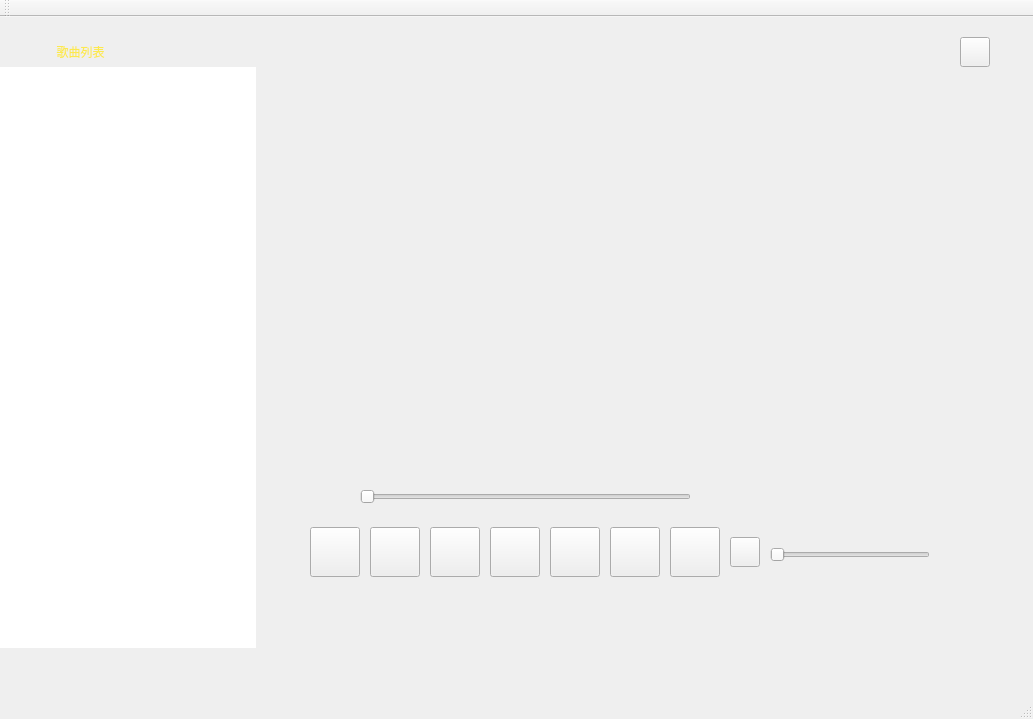
<?xml version="1.0" encoding="UTF-8"?>
<ui version="4.0">
 <class>MainWindow</class>
 <widget class="QMainWindow" name="MainWindow">
  <property name="geometry">
   <rect>
    <x>0</x>
    <y>0</y>
    <width>1033</width>
    <height>719</height>
   </rect>
  </property>
  <property name="sizeIncrement">
   <size>
    <width>800</width>
    <height>600</height>
   </size>
  </property>
  <property name="baseSize">
   <size>
    <width>800</width>
    <height>600</height>
   </size>
  </property>
  <property name="palette">
   <palette>
    <active>
     <colorrole role="Text">
      <brush brushstyle="SolidPattern">
       <color alpha="255">
        <red>239</red>
        <green>41</green>
        <blue>41</blue>
       </color>
      </brush>
     </colorrole>
    </active>
    <inactive>
     <colorrole role="Text">
      <brush brushstyle="SolidPattern">
       <color alpha="255">
        <red>239</red>
        <green>41</green>
        <blue>41</blue>
       </color>
      </brush>
     </colorrole>
    </inactive>
    <disabled>
     <colorrole role="Text">
      <brush brushstyle="SolidPattern">
       <color alpha="255">
        <red>190</red>
        <green>190</green>
        <blue>190</blue>
       </color>
      </brush>
     </colorrole>
    </disabled>
   </palette>
  </property>
  <property name="windowTitle">
   <string>MainWindow</string>
  </property>
  <widget class="QWidget" name="centralWidget">
   <widget class="QListWidget" name="listWidget">
    <property name="geometry">
     <rect>
      <x>0</x>
      <y>50</y>
      <width>256</width>
      <height>581</height>
     </rect>
    </property>
    <property name="sizeIncrement">
     <size>
      <width>200</width>
      <height>600</height>
     </size>
    </property>
    <property name="baseSize">
     <size>
      <width>200</width>
      <height>800</height>
     </size>
    </property>
    <property name="palette">
     <palette>
      <active>
       <colorrole role="Text">
        <brush brushstyle="SolidPattern">
         <color alpha="255">
          <red>252</red>
          <green>233</green>
          <blue>79</blue>
         </color>
        </brush>
       </colorrole>
      </active>
      <inactive>
       <colorrole role="Text">
        <brush brushstyle="SolidPattern">
         <color alpha="255">
          <red>252</red>
          <green>233</green>
          <blue>79</blue>
         </color>
        </brush>
       </colorrole>
      </inactive>
      <disabled>
       <colorrole role="Text">
        <brush brushstyle="SolidPattern">
         <color alpha="255">
          <red>190</red>
          <green>190</green>
          <blue>190</blue>
         </color>
        </brush>
       </colorrole>
      </disabled>
     </palette>
    </property>
    <property name="frameShape">
     <enum>QFrame::NoFrame</enum>
    </property>
   </widget>
   <widget class="QPushButton" name="pushButton_pause">
    <property name="geometry">
     <rect>
      <x>490</x>
      <y>510</y>
      <width>50</width>
      <height>50</height>
     </rect>
    </property>
    <property name="text">
     <string/>
    </property>
   </widget>
   <widget class="QPushButton" name="pushButton_pre">
    <property name="geometry">
     <rect>
      <x>430</x>
      <y>510</y>
      <width>50</width>
      <height>50</height>
     </rect>
    </property>
    <property name="text">
     <string/>
    </property>
    <property name="icon">
     <iconset resource="rec.qrc">
      <normaloff>:/Mplayer照片/back.png</normaloff>:/Mplayer照片/back.png</iconset>
    </property>
    <property name="iconSize">
     <size>
      <width>50</width>
      <height>50</height>
     </size>
    </property>
   </widget>
   <widget class="QPushButton" name="pushButton_next">
    <property name="geometry">
     <rect>
      <x>550</x>
      <y>510</y>
      <width>50</width>
      <height>50</height>
     </rect>
    </property>
    <property name="text">
     <string/>
    </property>
    <property name="icon">
     <iconset resource="rec.qrc">
      <normaloff>:/Mplayer照片/front.png</normaloff>:/Mplayer照片/front.png</iconset>
    </property>
    <property name="iconSize">
     <size>
      <width>50</width>
      <height>50</height>
     </size>
    </property>
   </widget>
   <widget class="QPushButton" name="pushButton_mute">
    <property name="geometry">
     <rect>
      <x>730</x>
      <y>520</y>
      <width>30</width>
      <height>30</height>
     </rect>
    </property>
    <property name="text">
     <string/>
    </property>
   </widget>
   <widget class="QSlider" name="time">
    <property name="geometry">
     <rect>
      <x>360</x>
      <y>470</y>
      <width>331</width>
      <height>20</height>
     </rect>
    </property>
    <property name="cursor">
     <cursorShape>OpenHandCursor</cursorShape>
    </property>
    <property name="orientation">
     <enum>Qt::Horizontal</enum>
    </property>
   </widget>
   <widget class="QLabel" name="label_fulltime">
    <property name="geometry">
     <rect>
      <x>740</x>
      <y>470</y>
      <width>67</width>
      <height>17</height>
     </rect>
    </property>
    <property name="palette">
     <palette>
      <active>
       <colorrole role="WindowText">
        <brush brushstyle="SolidPattern">
         <color alpha="255">
          <red>255</red>
          <green>255</green>
          <blue>255</blue>
         </color>
        </brush>
       </colorrole>
       <colorrole role="Button">
        <brush brushstyle="SolidPattern">
         <color alpha="255">
          <red>239</red>
          <green>41</green>
          <blue>41</blue>
         </color>
        </brush>
       </colorrole>
       <colorrole role="Light">
        <brush brushstyle="SolidPattern">
         <color alpha="255">
          <red>255</red>
          <green>147</green>
          <blue>147</blue>
         </color>
        </brush>
       </colorrole>
       <colorrole role="Midlight">
        <brush brushstyle="SolidPattern">
         <color alpha="255">
          <red>247</red>
          <green>94</green>
          <blue>94</blue>
         </color>
        </brush>
       </colorrole>
       <colorrole role="Dark">
        <brush brushstyle="SolidPattern">
         <color alpha="255">
          <red>119</red>
          <green>20</green>
          <blue>20</blue>
         </color>
        </brush>
       </colorrole>
       <colorrole role="Mid">
        <brush brushstyle="SolidPattern">
         <color alpha="255">
          <red>159</red>
          <green>27</green>
          <blue>27</blue>
         </color>
        </brush>
       </colorrole>
       <colorrole role="Text">
        <brush brushstyle="SolidPattern">
         <color alpha="255">
          <red>0</red>
          <green>0</green>
          <blue>0</blue>
         </color>
        </brush>
       </colorrole>
       <colorrole role="BrightText">
        <brush brushstyle="SolidPattern">
         <color alpha="255">
          <red>255</red>
          <green>255</green>
          <blue>255</blue>
         </color>
        </brush>
       </colorrole>
       <colorrole role="ButtonText">
        <brush brushstyle="SolidPattern">
         <color alpha="255">
          <red>0</red>
          <green>0</green>
          <blue>0</blue>
         </color>
        </brush>
       </colorrole>
       <colorrole role="Base">
        <brush brushstyle="SolidPattern">
         <color alpha="255">
          <red>255</red>
          <green>255</green>
          <blue>255</blue>
         </color>
        </brush>
       </colorrole>
       <colorrole role="Window">
        <brush brushstyle="SolidPattern">
         <color alpha="255">
          <red>239</red>
          <green>41</green>
          <blue>41</blue>
         </color>
        </brush>
       </colorrole>
       <colorrole role="Shadow">
        <brush brushstyle="SolidPattern">
         <color alpha="255">
          <red>0</red>
          <green>0</green>
          <blue>0</blue>
         </color>
        </brush>
       </colorrole>
       <colorrole role="AlternateBase">
        <brush brushstyle="SolidPattern">
         <color alpha="255">
          <red>247</red>
          <green>148</green>
          <blue>148</blue>
         </color>
        </brush>
       </colorrole>
       <colorrole role="ToolTipBase">
        <brush brushstyle="SolidPattern">
         <color alpha="255">
          <red>255</red>
          <green>255</green>
          <blue>220</blue>
         </color>
        </brush>
       </colorrole>
       <colorrole role="ToolTipText">
        <brush brushstyle="SolidPattern">
         <color alpha="255">
          <red>0</red>
          <green>0</green>
          <blue>0</blue>
         </color>
        </brush>
       </colorrole>
      </active>
      <inactive>
       <colorrole role="WindowText">
        <brush brushstyle="SolidPattern">
         <color alpha="255">
          <red>255</red>
          <green>255</green>
          <blue>255</blue>
         </color>
        </brush>
       </colorrole>
       <colorrole role="Button">
        <brush brushstyle="SolidPattern">
         <color alpha="255">
          <red>239</red>
          <green>41</green>
          <blue>41</blue>
         </color>
        </brush>
       </colorrole>
       <colorrole role="Light">
        <brush brushstyle="SolidPattern">
         <color alpha="255">
          <red>255</red>
          <green>147</green>
          <blue>147</blue>
         </color>
        </brush>
       </colorrole>
       <colorrole role="Midlight">
        <brush brushstyle="SolidPattern">
         <color alpha="255">
          <red>247</red>
          <green>94</green>
          <blue>94</blue>
         </color>
        </brush>
       </colorrole>
       <colorrole role="Dark">
        <brush brushstyle="SolidPattern">
         <color alpha="255">
          <red>119</red>
          <green>20</green>
          <blue>20</blue>
         </color>
        </brush>
       </colorrole>
       <colorrole role="Mid">
        <brush brushstyle="SolidPattern">
         <color alpha="255">
          <red>159</red>
          <green>27</green>
          <blue>27</blue>
         </color>
        </brush>
       </colorrole>
       <colorrole role="Text">
        <brush brushstyle="SolidPattern">
         <color alpha="255">
          <red>0</red>
          <green>0</green>
          <blue>0</blue>
         </color>
        </brush>
       </colorrole>
       <colorrole role="BrightText">
        <brush brushstyle="SolidPattern">
         <color alpha="255">
          <red>255</red>
          <green>255</green>
          <blue>255</blue>
         </color>
        </brush>
       </colorrole>
       <colorrole role="ButtonText">
        <brush brushstyle="SolidPattern">
         <color alpha="255">
          <red>0</red>
          <green>0</green>
          <blue>0</blue>
         </color>
        </brush>
       </colorrole>
       <colorrole role="Base">
        <brush brushstyle="SolidPattern">
         <color alpha="255">
          <red>255</red>
          <green>255</green>
          <blue>255</blue>
         </color>
        </brush>
       </colorrole>
       <colorrole role="Window">
        <brush brushstyle="SolidPattern">
         <color alpha="255">
          <red>239</red>
          <green>41</green>
          <blue>41</blue>
         </color>
        </brush>
       </colorrole>
       <colorrole role="Shadow">
        <brush brushstyle="SolidPattern">
         <color alpha="255">
          <red>0</red>
          <green>0</green>
          <blue>0</blue>
         </color>
        </brush>
       </colorrole>
       <colorrole role="AlternateBase">
        <brush brushstyle="SolidPattern">
         <color alpha="255">
          <red>247</red>
          <green>148</green>
          <blue>148</blue>
         </color>
        </brush>
       </colorrole>
       <colorrole role="ToolTipBase">
        <brush brushstyle="SolidPattern">
         <color alpha="255">
          <red>255</red>
          <green>255</green>
          <blue>220</blue>
         </color>
        </brush>
       </colorrole>
       <colorrole role="ToolTipText">
        <brush brushstyle="SolidPattern">
         <color alpha="255">
          <red>0</red>
          <green>0</green>
          <blue>0</blue>
         </color>
        </brush>
       </colorrole>
      </inactive>
      <disabled>
       <colorrole role="WindowText">
        <brush brushstyle="SolidPattern">
         <color alpha="255">
          <red>119</red>
          <green>20</green>
          <blue>20</blue>
         </color>
        </brush>
       </colorrole>
       <colorrole role="Button">
        <brush brushstyle="SolidPattern">
         <color alpha="255">
          <red>239</red>
          <green>41</green>
          <blue>41</blue>
         </color>
        </brush>
       </colorrole>
       <colorrole role="Light">
        <brush brushstyle="SolidPattern">
         <color alpha="255">
          <red>255</red>
          <green>147</green>
          <blue>147</blue>
         </color>
        </brush>
       </colorrole>
       <colorrole role="Midlight">
        <brush brushstyle="SolidPattern">
         <color alpha="255">
          <red>247</red>
          <green>94</green>
          <blue>94</blue>
         </color>
        </brush>
       </colorrole>
       <colorrole role="Dark">
        <brush brushstyle="SolidPattern">
         <color alpha="255">
          <red>119</red>
          <green>20</green>
          <blue>20</blue>
         </color>
        </brush>
       </colorrole>
       <colorrole role="Mid">
        <brush brushstyle="SolidPattern">
         <color alpha="255">
          <red>159</red>
          <green>27</green>
          <blue>27</blue>
         </color>
        </brush>
       </colorrole>
       <colorrole role="Text">
        <brush brushstyle="SolidPattern">
         <color alpha="255">
          <red>119</red>
          <green>20</green>
          <blue>20</blue>
         </color>
        </brush>
       </colorrole>
       <colorrole role="BrightText">
        <brush brushstyle="SolidPattern">
         <color alpha="255">
          <red>255</red>
          <green>255</green>
          <blue>255</blue>
         </color>
        </brush>
       </colorrole>
       <colorrole role="ButtonText">
        <brush brushstyle="SolidPattern">
         <color alpha="255">
          <red>119</red>
          <green>20</green>
          <blue>20</blue>
         </color>
        </brush>
       </colorrole>
       <colorrole role="Base">
        <brush brushstyle="SolidPattern">
         <color alpha="255">
          <red>239</red>
          <green>41</green>
          <blue>41</blue>
         </color>
        </brush>
       </colorrole>
       <colorrole role="Window">
        <brush brushstyle="SolidPattern">
         <color alpha="255">
          <red>239</red>
          <green>41</green>
          <blue>41</blue>
         </color>
        </brush>
       </colorrole>
       <colorrole role="Shadow">
        <brush brushstyle="SolidPattern">
         <color alpha="255">
          <red>0</red>
          <green>0</green>
          <blue>0</blue>
         </color>
        </brush>
       </colorrole>
       <colorrole role="AlternateBase">
        <brush brushstyle="SolidPattern">
         <color alpha="255">
          <red>239</red>
          <green>41</green>
          <blue>41</blue>
         </color>
        </brush>
       </colorrole>
       <colorrole role="ToolTipBase">
        <brush brushstyle="SolidPattern">
         <color alpha="255">
          <red>255</red>
          <green>255</green>
          <blue>220</blue>
         </color>
        </brush>
       </colorrole>
       <colorrole role="ToolTipText">
        <brush brushstyle="SolidPattern">
         <color alpha="255">
          <red>0</red>
          <green>0</green>
          <blue>0</blue>
         </color>
        </brush>
       </colorrole>
      </disabled>
     </palette>
    </property>
    <property name="text">
     <string/>
    </property>
   </widget>
   <widget class="QLabel" name="label_currenttime">
    <property name="geometry">
     <rect>
      <x>310</x>
      <y>470</y>
      <width>67</width>
      <height>17</height>
     </rect>
    </property>
    <property name="palette">
     <palette>
      <active>
       <colorrole role="WindowText">
        <brush brushstyle="SolidPattern">
         <color alpha="255">
          <red>255</red>
          <green>255</green>
          <blue>255</blue>
         </color>
        </brush>
       </colorrole>
       <colorrole role="Button">
        <brush brushstyle="SolidPattern">
         <color alpha="255">
          <red>204</red>
          <green>0</green>
          <blue>0</blue>
         </color>
        </brush>
       </colorrole>
       <colorrole role="Light">
        <brush brushstyle="SolidPattern">
         <color alpha="255">
          <red>255</red>
          <green>51</green>
          <blue>51</blue>
         </color>
        </brush>
       </colorrole>
       <colorrole role="Midlight">
        <brush brushstyle="SolidPattern">
         <color alpha="255">
          <red>229</red>
          <green>25</green>
          <blue>25</blue>
         </color>
        </brush>
       </colorrole>
       <colorrole role="Dark">
        <brush brushstyle="SolidPattern">
         <color alpha="255">
          <red>102</red>
          <green>0</green>
          <blue>0</blue>
         </color>
        </brush>
       </colorrole>
       <colorrole role="Mid">
        <brush brushstyle="SolidPattern">
         <color alpha="255">
          <red>136</red>
          <green>0</green>
          <blue>0</blue>
         </color>
        </brush>
       </colorrole>
       <colorrole role="Text">
        <brush brushstyle="SolidPattern">
         <color alpha="255">
          <red>239</red>
          <green>41</green>
          <blue>41</blue>
         </color>
        </brush>
       </colorrole>
       <colorrole role="BrightText">
        <brush brushstyle="SolidPattern">
         <color alpha="255">
          <red>255</red>
          <green>255</green>
          <blue>255</blue>
         </color>
        </brush>
       </colorrole>
       <colorrole role="ButtonText">
        <brush brushstyle="SolidPattern">
         <color alpha="255">
          <red>0</red>
          <green>0</green>
          <blue>0</blue>
         </color>
        </brush>
       </colorrole>
       <colorrole role="Base">
        <brush brushstyle="SolidPattern">
         <color alpha="255">
          <red>255</red>
          <green>255</green>
          <blue>255</blue>
         </color>
        </brush>
       </colorrole>
       <colorrole role="Window">
        <brush brushstyle="SolidPattern">
         <color alpha="255">
          <red>204</red>
          <green>0</green>
          <blue>0</blue>
         </color>
        </brush>
       </colorrole>
       <colorrole role="Shadow">
        <brush brushstyle="SolidPattern">
         <color alpha="255">
          <red>0</red>
          <green>0</green>
          <blue>0</blue>
         </color>
        </brush>
       </colorrole>
       <colorrole role="AlternateBase">
        <brush brushstyle="SolidPattern">
         <color alpha="255">
          <red>229</red>
          <green>127</green>
          <blue>127</blue>
         </color>
        </brush>
       </colorrole>
       <colorrole role="ToolTipBase">
        <brush brushstyle="SolidPattern">
         <color alpha="255">
          <red>255</red>
          <green>255</green>
          <blue>220</blue>
         </color>
        </brush>
       </colorrole>
       <colorrole role="ToolTipText">
        <brush brushstyle="SolidPattern">
         <color alpha="255">
          <red>0</red>
          <green>0</green>
          <blue>0</blue>
         </color>
        </brush>
       </colorrole>
      </active>
      <inactive>
       <colorrole role="WindowText">
        <brush brushstyle="SolidPattern">
         <color alpha="255">
          <red>255</red>
          <green>255</green>
          <blue>255</blue>
         </color>
        </brush>
       </colorrole>
       <colorrole role="Button">
        <brush brushstyle="SolidPattern">
         <color alpha="255">
          <red>204</red>
          <green>0</green>
          <blue>0</blue>
         </color>
        </brush>
       </colorrole>
       <colorrole role="Light">
        <brush brushstyle="SolidPattern">
         <color alpha="255">
          <red>255</red>
          <green>51</green>
          <blue>51</blue>
         </color>
        </brush>
       </colorrole>
       <colorrole role="Midlight">
        <brush brushstyle="SolidPattern">
         <color alpha="255">
          <red>229</red>
          <green>25</green>
          <blue>25</blue>
         </color>
        </brush>
       </colorrole>
       <colorrole role="Dark">
        <brush brushstyle="SolidPattern">
         <color alpha="255">
          <red>102</red>
          <green>0</green>
          <blue>0</blue>
         </color>
        </brush>
       </colorrole>
       <colorrole role="Mid">
        <brush brushstyle="SolidPattern">
         <color alpha="255">
          <red>136</red>
          <green>0</green>
          <blue>0</blue>
         </color>
        </brush>
       </colorrole>
       <colorrole role="Text">
        <brush brushstyle="SolidPattern">
         <color alpha="255">
          <red>239</red>
          <green>41</green>
          <blue>41</blue>
         </color>
        </brush>
       </colorrole>
       <colorrole role="BrightText">
        <brush brushstyle="SolidPattern">
         <color alpha="255">
          <red>255</red>
          <green>255</green>
          <blue>255</blue>
         </color>
        </brush>
       </colorrole>
       <colorrole role="ButtonText">
        <brush brushstyle="SolidPattern">
         <color alpha="255">
          <red>0</red>
          <green>0</green>
          <blue>0</blue>
         </color>
        </brush>
       </colorrole>
       <colorrole role="Base">
        <brush brushstyle="SolidPattern">
         <color alpha="255">
          <red>255</red>
          <green>255</green>
          <blue>255</blue>
         </color>
        </brush>
       </colorrole>
       <colorrole role="Window">
        <brush brushstyle="SolidPattern">
         <color alpha="255">
          <red>204</red>
          <green>0</green>
          <blue>0</blue>
         </color>
        </brush>
       </colorrole>
       <colorrole role="Shadow">
        <brush brushstyle="SolidPattern">
         <color alpha="255">
          <red>0</red>
          <green>0</green>
          <blue>0</blue>
         </color>
        </brush>
       </colorrole>
       <colorrole role="AlternateBase">
        <brush brushstyle="SolidPattern">
         <color alpha="255">
          <red>229</red>
          <green>127</green>
          <blue>127</blue>
         </color>
        </brush>
       </colorrole>
       <colorrole role="ToolTipBase">
        <brush brushstyle="SolidPattern">
         <color alpha="255">
          <red>255</red>
          <green>255</green>
          <blue>220</blue>
         </color>
        </brush>
       </colorrole>
       <colorrole role="ToolTipText">
        <brush brushstyle="SolidPattern">
         <color alpha="255">
          <red>0</red>
          <green>0</green>
          <blue>0</blue>
         </color>
        </brush>
       </colorrole>
      </inactive>
      <disabled>
       <colorrole role="WindowText">
        <brush brushstyle="SolidPattern">
         <color alpha="255">
          <red>102</red>
          <green>0</green>
          <blue>0</blue>
         </color>
        </brush>
       </colorrole>
       <colorrole role="Button">
        <brush brushstyle="SolidPattern">
         <color alpha="255">
          <red>204</red>
          <green>0</green>
          <blue>0</blue>
         </color>
        </brush>
       </colorrole>
       <colorrole role="Light">
        <brush brushstyle="SolidPattern">
         <color alpha="255">
          <red>255</red>
          <green>51</green>
          <blue>51</blue>
         </color>
        </brush>
       </colorrole>
       <colorrole role="Midlight">
        <brush brushstyle="SolidPattern">
         <color alpha="255">
          <red>229</red>
          <green>25</green>
          <blue>25</blue>
         </color>
        </brush>
       </colorrole>
       <colorrole role="Dark">
        <brush brushstyle="SolidPattern">
         <color alpha="255">
          <red>102</red>
          <green>0</green>
          <blue>0</blue>
         </color>
        </brush>
       </colorrole>
       <colorrole role="Mid">
        <brush brushstyle="SolidPattern">
         <color alpha="255">
          <red>136</red>
          <green>0</green>
          <blue>0</blue>
         </color>
        </brush>
       </colorrole>
       <colorrole role="Text">
        <brush brushstyle="SolidPattern">
         <color alpha="255">
          <red>102</red>
          <green>0</green>
          <blue>0</blue>
         </color>
        </brush>
       </colorrole>
       <colorrole role="BrightText">
        <brush brushstyle="SolidPattern">
         <color alpha="255">
          <red>255</red>
          <green>255</green>
          <blue>255</blue>
         </color>
        </brush>
       </colorrole>
       <colorrole role="ButtonText">
        <brush brushstyle="SolidPattern">
         <color alpha="255">
          <red>102</red>
          <green>0</green>
          <blue>0</blue>
         </color>
        </brush>
       </colorrole>
       <colorrole role="Base">
        <brush brushstyle="SolidPattern">
         <color alpha="255">
          <red>204</red>
          <green>0</green>
          <blue>0</blue>
         </color>
        </brush>
       </colorrole>
       <colorrole role="Window">
        <brush brushstyle="SolidPattern">
         <color alpha="255">
          <red>204</red>
          <green>0</green>
          <blue>0</blue>
         </color>
        </brush>
       </colorrole>
       <colorrole role="Shadow">
        <brush brushstyle="SolidPattern">
         <color alpha="255">
          <red>0</red>
          <green>0</green>
          <blue>0</blue>
         </color>
        </brush>
       </colorrole>
       <colorrole role="AlternateBase">
        <brush brushstyle="SolidPattern">
         <color alpha="255">
          <red>204</red>
          <green>0</green>
          <blue>0</blue>
         </color>
        </brush>
       </colorrole>
       <colorrole role="ToolTipBase">
        <brush brushstyle="SolidPattern">
         <color alpha="255">
          <red>255</red>
          <green>255</green>
          <blue>220</blue>
         </color>
        </brush>
       </colorrole>
       <colorrole role="ToolTipText">
        <brush brushstyle="SolidPattern">
         <color alpha="255">
          <red>0</red>
          <green>0</green>
          <blue>0</blue>
         </color>
        </brush>
       </colorrole>
      </disabled>
     </palette>
    </property>
    <property name="text">
     <string/>
    </property>
   </widget>
   <widget class="QSlider" name="volume">
    <property name="geometry">
     <rect>
      <x>770</x>
      <y>530</y>
      <width>160</width>
      <height>16</height>
     </rect>
    </property>
    <property name="cursor">
     <cursorShape>ClosedHandCursor</cursorShape>
    </property>
    <property name="orientation">
     <enum>Qt::Horizontal</enum>
    </property>
   </widget>
   <widget class="QLabel" name="label_volume">
    <property name="geometry">
     <rect>
      <x>940</x>
      <y>530</y>
      <width>67</width>
      <height>17</height>
     </rect>
    </property>
    <property name="palette">
     <palette>
      <active>
       <colorrole role="WindowText">
        <brush brushstyle="SolidPattern">
         <color alpha="255">
          <red>255</red>
          <green>255</green>
          <blue>255</blue>
         </color>
        </brush>
       </colorrole>
      </active>
      <inactive>
       <colorrole role="WindowText">
        <brush brushstyle="SolidPattern">
         <color alpha="255">
          <red>255</red>
          <green>255</green>
          <blue>255</blue>
         </color>
        </brush>
       </colorrole>
      </inactive>
      <disabled>
       <colorrole role="WindowText">
        <brush brushstyle="SolidPattern">
         <color alpha="255">
          <red>190</red>
          <green>190</green>
          <blue>190</blue>
         </color>
        </brush>
       </colorrole>
      </disabled>
     </palette>
    </property>
    <property name="text">
     <string/>
    </property>
   </widget>
   <widget class="QPushButton" name="pushButton_back">
    <property name="geometry">
     <rect>
      <x>370</x>
      <y>510</y>
      <width>50</width>
      <height>50</height>
     </rect>
    </property>
    <property name="text">
     <string/>
    </property>
    <property name="icon">
     <iconset resource="rec.qrc">
      <normaloff>:/Mplayer照片/backward.png</normaloff>:/Mplayer照片/backward.png</iconset>
    </property>
    <property name="iconSize">
     <size>
      <width>50</width>
      <height>50</height>
     </size>
    </property>
   </widget>
   <widget class="QPushButton" name="pushButton_front">
    <property name="geometry">
     <rect>
      <x>610</x>
      <y>510</y>
      <width>50</width>
      <height>50</height>
     </rect>
    </property>
    <property name="text">
     <string/>
    </property>
    <property name="icon">
     <iconset resource="rec.qrc">
      <normaloff>:/Mplayer照片/forward.png</normaloff>:/Mplayer照片/forward.png</iconset>
    </property>
    <property name="iconSize">
     <size>
      <width>50</width>
      <height>50</height>
     </size>
    </property>
   </widget>
   <widget class="QLabel" name="label">
    <property name="geometry">
     <rect>
      <x>50</x>
      <y>20</y>
      <width>80</width>
      <height>30</height>
     </rect>
    </property>
    <property name="palette">
     <palette>
      <active>
       <colorrole role="WindowText">
        <brush brushstyle="SolidPattern">
         <color alpha="255">
          <red>252</red>
          <green>233</green>
          <blue>79</blue>
         </color>
        </brush>
       </colorrole>
      </active>
      <inactive>
       <colorrole role="WindowText">
        <brush brushstyle="SolidPattern">
         <color alpha="255">
          <red>252</red>
          <green>233</green>
          <blue>79</blue>
         </color>
        </brush>
       </colorrole>
      </inactive>
      <disabled>
       <colorrole role="WindowText">
        <brush brushstyle="SolidPattern">
         <color alpha="255">
          <red>190</red>
          <green>190</green>
          <blue>190</blue>
         </color>
        </brush>
       </colorrole>
      </disabled>
     </palette>
    </property>
    <property name="text">
     <string>  歌曲列表</string>
    </property>
   </widget>
   <widget class="QPushButton" name="pushButton">
    <property name="geometry">
     <rect>
      <x>670</x>
      <y>510</y>
      <width>50</width>
      <height>50</height>
     </rect>
    </property>
    <property name="text">
     <string/>
    </property>
    <property name="icon">
     <iconset>
      <normaloff>Mplayer照片/exchange.png</normaloff>Mplayer照片/exchange.png</iconset>
    </property>
    <property name="iconSize">
     <size>
      <width>50</width>
      <height>50</height>
     </size>
    </property>
   </widget>
   <widget class="QPushButton" name="pushButton_2">
    <property name="geometry">
     <rect>
      <x>310</x>
      <y>510</y>
      <width>50</width>
      <height>50</height>
     </rect>
    </property>
    <property name="text">
     <string/>
    </property>
    <property name="icon">
     <iconset>
      <normaloff>Mplayer照片/3c.png</normaloff>Mplayer照片/3c.png</iconset>
    </property>
    <property name="iconSize">
     <size>
      <width>60</width>
      <height>60</height>
     </size>
    </property>
   </widget>
   <widget class="QLabel" name="label_2">
    <property name="geometry">
     <rect>
      <x>180</x>
      <y>70</y>
      <width>700</width>
      <height>50</height>
     </rect>
    </property>
    <property name="sizePolicy">
     <sizepolicy hsizetype="Ignored" vsizetype="Preferred">
      <horstretch>0</horstretch>
      <verstretch>0</verstretch>
     </sizepolicy>
    </property>
    <property name="font">
     <font>
      <pointsize>15</pointsize>
     </font>
    </property>
    <property name="frameShape">
     <enum>QFrame::NoFrame</enum>
    </property>
    <property name="text">
     <string/>
    </property>
    <property name="textFormat">
     <enum>Qt::AutoText</enum>
    </property>
   </widget>
   <widget class="QLabel" name="label_3">
    <property name="geometry">
     <rect>
      <x>180</x>
      <y>140</y>
      <width>700</width>
      <height>50</height>
     </rect>
    </property>
    <property name="palette">
     <palette>
      <active>
       <colorrole role="WindowText">
        <brush brushstyle="SolidPattern">
         <color alpha="255">
          <red>252</red>
          <green>233</green>
          <blue>79</blue>
         </color>
        </brush>
       </colorrole>
      </active>
      <inactive>
       <colorrole role="WindowText">
        <brush brushstyle="SolidPattern">
         <color alpha="255">
          <red>252</red>
          <green>233</green>
          <blue>79</blue>
         </color>
        </brush>
       </colorrole>
      </inactive>
      <disabled>
       <colorrole role="WindowText">
        <brush brushstyle="SolidPattern">
         <color alpha="255">
          <red>190</red>
          <green>190</green>
          <blue>190</blue>
         </color>
        </brush>
       </colorrole>
      </disabled>
     </palette>
    </property>
    <property name="font">
     <font>
      <pointsize>20</pointsize>
     </font>
    </property>
    <property name="mouseTracking">
     <bool>true</bool>
    </property>
    <property name="focusPolicy">
     <enum>Qt::NoFocus</enum>
    </property>
    <property name="layoutDirection">
     <enum>Qt::LeftToRight</enum>
    </property>
    <property name="frameShape">
     <enum>QFrame::NoFrame</enum>
    </property>
    <property name="text">
     <string/>
    </property>
    <property name="textFormat">
     <enum>Qt::AutoText</enum>
    </property>
   </widget>
   <widget class="QLabel" name="label_4">
    <property name="geometry">
     <rect>
      <x>180</x>
      <y>220</y>
      <width>700</width>
      <height>50</height>
     </rect>
    </property>
    <property name="font">
     <font>
      <pointsize>15</pointsize>
     </font>
    </property>
    <property name="frameShape">
     <enum>QFrame::NoFrame</enum>
    </property>
    <property name="text">
     <string/>
    </property>
    <property name="textFormat">
     <enum>Qt::AutoText</enum>
    </property>
   </widget>
   <widget class="QLabel" name="label_5">
    <property name="geometry">
     <rect>
      <x>180</x>
      <y>300</y>
      <width>700</width>
      <height>50</height>
     </rect>
    </property>
    <property name="font">
     <font>
      <pointsize>15</pointsize>
     </font>
    </property>
    <property name="frameShape">
     <enum>QFrame::NoFrame</enum>
    </property>
    <property name="text">
     <string/>
    </property>
    <property name="textFormat">
     <enum>Qt::AutoText</enum>
    </property>
   </widget>
   <widget class="QPushButton" name="pushButton_3">
    <property name="geometry">
     <rect>
      <x>960</x>
      <y>20</y>
      <width>30</width>
      <height>30</height>
     </rect>
    </property>
    <property name="text">
     <string/>
    </property>
    <property name="icon">
     <iconset>
      <normaloff>Mplayer照片/exit.png</normaloff>Mplayer照片/exit.png</iconset>
    </property>
    <property name="iconSize">
     <size>
      <width>30</width>
      <height>30</height>
     </size>
    </property>
   </widget>
   <widget class="QLabel" name="label_percent">
    <property name="geometry">
     <rect>
      <x>700</x>
      <y>470</y>
      <width>67</width>
      <height>17</height>
     </rect>
    </property>
    <property name="palette">
     <palette>
      <active>
       <colorrole role="WindowText">
        <brush brushstyle="SolidPattern">
         <color alpha="255">
          <red>255</red>
          <green>255</green>
          <blue>255</blue>
         </color>
        </brush>
       </colorrole>
       <colorrole role="Text">
        <brush brushstyle="SolidPattern">
         <color alpha="255">
          <red>255</red>
          <green>255</green>
          <blue>255</blue>
         </color>
        </brush>
       </colorrole>
      </active>
      <inactive>
       <colorrole role="WindowText">
        <brush brushstyle="SolidPattern">
         <color alpha="255">
          <red>255</red>
          <green>255</green>
          <blue>255</blue>
         </color>
        </brush>
       </colorrole>
       <colorrole role="Text">
        <brush brushstyle="SolidPattern">
         <color alpha="255">
          <red>255</red>
          <green>255</green>
          <blue>255</blue>
         </color>
        </brush>
       </colorrole>
      </inactive>
      <disabled>
       <colorrole role="WindowText">
        <brush brushstyle="SolidPattern">
         <color alpha="255">
          <red>190</red>
          <green>190</green>
          <blue>190</blue>
         </color>
        </brush>
       </colorrole>
       <colorrole role="Text">
        <brush brushstyle="SolidPattern">
         <color alpha="255">
          <red>190</red>
          <green>190</green>
          <blue>190</blue>
         </color>
        </brush>
       </colorrole>
      </disabled>
     </palette>
    </property>
    <property name="text">
     <string/>
    </property>
   </widget>
  </widget>
  <widget class="QMenuBar" name="menuBar">
   <property name="geometry">
    <rect>
     <x>0</x>
     <y>0</y>
     <width>1033</width>
     <height>28</height>
    </rect>
   </property>
  </widget>
  <widget class="QToolBar" name="mainToolBar">
   <attribute name="toolBarArea">
    <enum>TopToolBarArea</enum>
   </attribute>
   <attribute name="toolBarBreak">
    <bool>false</bool>
   </attribute>
  </widget>
  <widget class="QStatusBar" name="statusBar"/>
 </widget>
 <layoutdefault spacing="6" margin="11"/>
 <resources>
  <include location="rec.qrc"/>
 </resources>
 <connections/>
</ui>
